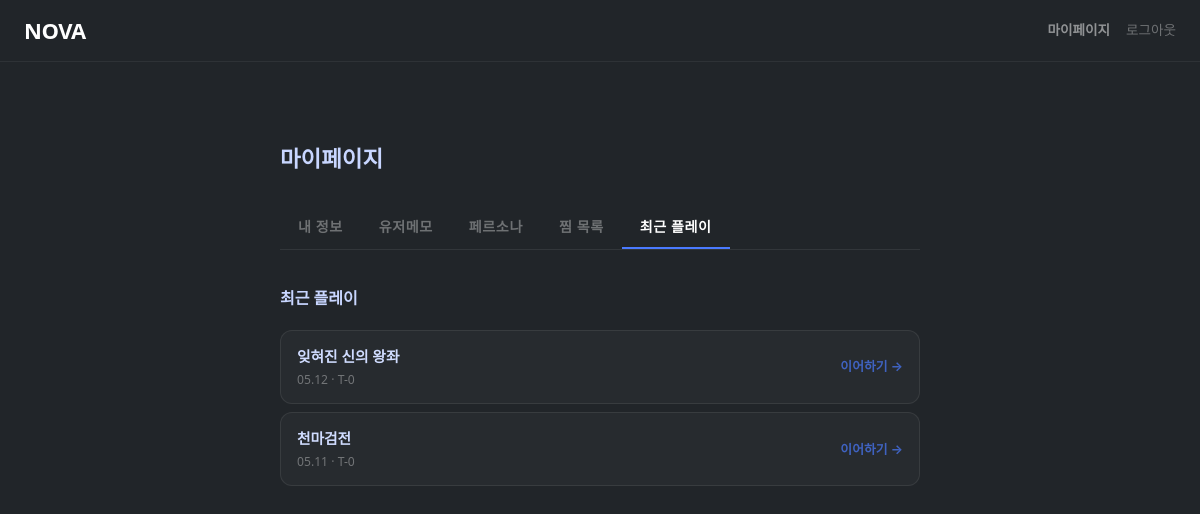
Screenshot of /profiles/mypage/?tab=recent (signed in) with the database file from the repository.
### game/models.py (models this page shows)
class GameSession(models.Model):
    user = models.ForeignKey(
        settings.AUTH_USER_MODEL,
        on_delete=models.CASCADE,
        related_name="game_sessions",
    )
    game = models.ForeignKey(
        "gamebuilder.Game",
        on_delete=models.CASCADE,
        related_name="sessions",
    )
    persona = models.ForeignKey(
        "profiles.UserPersona",
        null=True, blank=True,
        on_delete=models.SET_NULL,
        related_name="game_sessions",
    )
    turn = models.PositiveIntegerField(default=0)
    state_json = models.JSONField(default=dict, blank=True)
    created_at = models.DateTimeField(auto_now_add=True)
    updated_at = models.DateTimeField(auto_now=True)
    class Meta:
        constraints = [
            models.UniqueConstraint(fields=["user", "game"], name="unique_user_game")
        ]

### gamebuilder/models.py (models this page shows, shortened)
class Game(models.Model):
    title = models.CharField(max_length=100)
    genre = models.CharField(max_length=20, choices=GENRE_CHOICES)
    extra_tags = models.JSONField(default=list, blank=True)
    description = models.CharField(max_length=300, blank=True)
    world_setting = models.TextField(blank=True)   # 모달 세계관 요약
    detailed_desc = models.TextField(blank=True)   # 상세 페이지 설명
    prologue = models.TextField(blank=True)        # 프롤로그 미리보기
    prompt_template = models.CharField(max_length=100, blank=True, default="기본 템플릿")
    thumb_url = models.CharField(max_length=500, blank=True)
    play_count = models.PositiveIntegerField(default=0)
    like_count = models.PositiveIntegerField(default=0)
    is_published = models.BooleanField(default=False)
    created_by = models.ForeignKey(
        settings.AUTH_USER_MODEL,
        on_delete=models.CASCADE,
        related_name="created_games",
    )
    created_at = models.DateTimeField(auto_now_add=True)
    updated_at = models.DateTimeField(auto_now=True)

### profiles/views.py (the view)
# urls.py: path("mypage/", views.mypage, name="mypage"),
@login_required
def mypage(request):
    tab = request.GET.get("tab", "info")
    memos = UserMemo.objects.filter(user=request.user)
    personas = UserPersona.objects.filter(user=request.user)
    bookmarks = GameBookmark.objects.filter(user=request.user).select_related("game")
    played_game_ids = set(GameSession.objects.filter(user=request.user).values_list("game_id", flat=True))
    recent_sessions = (
        GameSession.objects
        .filter(user=request.user)
        .select_related("game")
        .order_by("-updated_at")[:5]
    )
    user_settings, _ = UserSettings.objects.get_or_create(user=request.user)
    is_creator = request.user.created_games.exists()
    return render(request, "profiles/mypage.html", {
        "tab": tab,
        "memos": memos,
        "personas": personas,
        "bookmarks": bookmarks,
        "played_game_ids": played_game_ids,
        "recent_sessions": recent_sessions,
        "user_settings": user_settings,
        "is_creator": is_creator,
    })

### templates/profiles/mypage.html (shortened to what this page needs)
{% extends "base.html" %}
{% block content %}
<div class="mp-wrap">
  <div style="font-size:1.4rem; font-weight:900; margin-bottom:28px; color:#c8d6ff;">마이페이지</div>
  <nav class="mp-tabs">
    <a href="?tab=info"     class="mp-tab {% if tab == 'info' %}active{% endif %}">내 정보</a>
    <a href="?tab=memo"     class="mp-tab {% if tab == 'memo' %}active{% endif %}">유저메모</a>
    <a href="?tab=persona"  class="mp-tab {% if tab == 'persona' %}active{% endif %}">페르소나</a>
    <a href="?tab=bookmark" class="mp-tab {% if tab == 'bookmark' %}active{% endif %}">찜 목록</a>
    <a href="?tab=recent"   class="mp-tab {% if tab == 'recent' %}active{% endif %}">최근 플레이</a>
  </nav>
  {% if tab == 'info' %}
  <div>
    <div style="display:flex; align-items:center; gap:20px; margin-bottom:28px;">
      <div style="width:64px; height:64px; border-radius:50%;
                  background:rgba(74,122,255,0.15); border:1px solid rgba(74,122,255,0.3);
                  display:flex; align-items:center; justify-content:center;
                  font-size:1.6rem; color:#4a7aff;">◈</div>
      <div>
        <div class="profile-header" id="nickname-display">
          <span class="nickname">{{ user_settings.nickname|default:request.user.username }}</span>
          {% if is_creator %}
          <span class="badge-architect" title="NOVA Prime">
            <svg width="28" height="28" viewBox="0 0 100 100" xmlns="http://www.w3.org/2000/svg">
              <defs>
                <radialGradient id="glow-center" cx="50%" cy="50%" r="50%">
                  <stop offset="0%"   stop-color="#ffffff" stop-opacity="1"/>
                  <stop offset="30%"  stop-color="#a0c4ff" stop-opacity="0.9"/>
                  <stop offset="100%" stop-color="#5b3ff8" stop-opacity="0"/>
                </radialGradient>
                <radialGradient id="bg-grad" cx="50%" cy="50%" r="50%">
                  <stop offset="0%"   stop-color="#1a1060"/>
                  <stop offset="100%" stop-color="#0a0620"/>
                </radialGradient>
                <filter id="blur-glow">
                  <feGaussianBlur stdDeviation="1.5" result="blur"/>
                  <feMerge><feMergeNode in="blur"/><feMergeNode in="SourceGraphic"/></feMerge>
                </filter>
              </defs>
              <polygon points="50,4 90,27 90,73 50,96 10,73 10,27"
                fill="url(#bg-grad)" stroke="url(#hex-stroke)" stroke-width="2"/>
              <defs>
                <linearGradient id="hex-stroke" x1="0%" y1="0%" x2="100%" y2="100%">
                  <stop offset="0%" stop-color="#60aaff"/>
                  <stop offset="100%" stop-color="#7b3fff"/>
                </linearGradient>
              </defs>
              <polygon points="50,14 82,32 82,68 50,86 18,68 18,32"
                fill="none" stroke="#4a6fff" stroke-width="1" opacity="0.6"/>
              <polygon points="50,18 78,65 22,65"
                fill="none" stroke="#6a8fff" stroke-width="1.2" opacity="0.7" filter="url(#blur-glow)"/>
              <polygon points="50,82 22,35 78,35"
                fill="none" stroke="#9a6fff" stroke-width="1.2" opacity="0.7" filter="url(#blur-glow)"/>
              <line x1="50" y1="18" x2="50" y2="82" stroke="#5a7fff" stroke-width="0.8" opacity="0.4"/>
              <line x1="22" y1="35" x2="78" y2="65" stroke="#5a7fff" stroke-width="0.8" opacity="0.4"/>
              <line x1="78" y1="35" x2="22" y2="65" stroke="#5a7fff" stroke-width="0.8" opacity="0.4"/>
              <circle cx="50" cy="50" r="18" fill="none" stroke="#5555cc" stroke-width="0.8" opacity="0.5"/>
              <circle cx="50" cy="50" r="12" fill="none" stroke="#5555cc" stroke-width="0.8" opacity="0.4"/>
              <circle cx="50" cy="50" r="6"  fill="none" stroke="#8888ff" stroke-width="0.8" opacity="0.5"/>
              <circle cx="50" cy="4"  r="2" fill="#80aaff" opacity="0.8"/>
              <circle cx="90" cy="27" r="2" fill="#80aaff" opacity="0.8"/>
              <circle cx="90" cy="73" r="2" fill="#80aaff" opacity="0.8"/>
              <circle cx="50" cy="96" r="2" fill="#80aaff" opacity="0.8"/>
              <circle cx="10" cy="73" r="2" fill="#80aaff" opacity="0.8"/>
              <circle cx="10" cy="27" r="2" fill="#80aaff" opacity="0.8"/>
              <circle cx="50" cy="50" r="8" fill="url(#glow-center)"/>
              <circle cx="50" cy="50" r="3" fill="#ffffff" opacity="0.95"/>
            </svg>
          </span>
          {% endif %}
          <button class="nickname-edit-btn" onclick="toggleNicknameEdit(true)">✎ 수정</button>
        </div>
        <form method="post" action="{% url 'profiles:nickname_update' %}" class="nickname-form" id="nickname-form">
          {% csrf_token %}
          <input class="nickname-input" type="text" name="nickname"
                 value="{{ user_settings.nickname|default:request.user.username }}"
                 maxlength="30" placeholder="닉네임 입력">
          <button type="submit" class="nickname-save">저장</button>
          <button type="button" class="nickname-cancel" onclick="toggleNicknameEdit(false)">취소</button>
        </form>
        <div style="font-size:.8rem; color:rgba(255,255,255,0.3); margin-top:3px;">
          {% if is_creator %}NOVA Prime{% else %}NOVA 플레이어{% endif %}
        </div>
      </div>
    </div>
    <script>
    function toggleNicknameEdit(show) {
      document.getElementById('nickname-display').style.display = show ? 'none' : 'flex';
      document.getElementById('nickname-form').classList.toggle('active', show);
      if (show) document.querySelector('.nickname-input').focus();
    }
    </script>
    <div class="info-row"><span class="info-label">가입일</span><span class="info-val">{{ request.user.date_joined|date:"Y.m.d" }}</span></div>
    <div class="info-row"><span class="info-label">이메일</span><span class="info-val">{{ request.user.email|default:"—" }}</span></div>
    <div class="info-row"><span class="info-label">유저메모</span><span class="info-val">{{ memos.count }}개</span></div>
    <div class="info-row"><span class="info-label">페르소나</span><span class="info-val">{{ personas.count }}개</span></div>
    <div class="info-row"><span class="info-label">찜한 게임</span><span class="info-val">{{ bookmarks.count }}개</span></div>
  </div>
  {% elif tab == 'recent' %}
  <div>
    <div style="font-size:1rem; font-weight:800; margin-bottom:20px; color:#c8d6ff;">최근 플레이</div>
    {% if recent_sessions %}
    <div style="display:flex; flex-direction:column; gap:8px;">
      {% for s in recent_sessions %}
      <a href="{% url 'game:view' s.game.id %}" style="text-decoration:none; color:inherit;">
        <div style="display:flex; align-items:center; gap:14px;
                    background:rgba(255,255,255,0.03); border:1px solid rgba(255,255,255,0.08);
                    border-radius:12px; padding:14px 16px; cursor:pointer;
                    transition:border-color .14s, background .14s;"
             onmouseover="this.style.borderColor='rgba(74,122,255,0.35)'; this.style.background='rgba(74,122,255,0.05)';"
             onmouseout="this.style.borderColor='rgba(255,255,255,0.08)'; this.style.background='rgba(255,255,255,0.03)';">
          <div style="flex:1; min-width:0;">
            <div style="font-weight:700; font-size:.92rem; color:#d0dcff;
                        white-space:nowrap; overflow:hidden; text-overflow:ellipsis; margin-bottom:4px;">
              {{ s.game.title }}
            </div>
            <div style="font-size:.76rem; color:rgba(255,255,255,0.35);">
              {{ s.updated_at|date:"m.d" }} · T-{{ s.turn }}
            </div>
          </div>
          <div style="flex-shrink:0; font-size:.8rem; color:rgba(74,122,255,0.7); font-weight:700;">
            이어하기 →
          </div>
        </div>
      </a>
      {% endfor %}
    </div>
    {% else %}
    <div class="empty-msg">아직 플레이한 게임이 없어요.</div>
    {% endif %}
  </div>
  {% endif %}
</div>
{% endblock %}

### templates/profiles/mypage.html (style rules this page uses)
.mp-wrap { max-width: 860px; margin: 0 auto; padding: 40px 24px 80px; }
.mp-tabs { display: flex; gap: 0; border-bottom: 1px solid rgba(255,255,255,0.08); margin-bottom: 36px; }
.mp-tab { background: none; border: none; border-bottom: 2px solid transparent; color: rgba(255,255,255,0.35); font-size: .88rem; font-weight: 600; padding: 12px 18px 10px; cursor: pointer; letter-spacing: .04em; text-decoration: none; transition: color .15s, border-color .15s; }
.mp-tab.active { color: #fff; border-bottom-color: #4a7aff; }

### rows the page displays
GameSession: game "잊혀진 신의 왕좌", updated_at "05.12", turn "0"
GameSession: game "천마검전", updated_at "05.11", turn "0"
